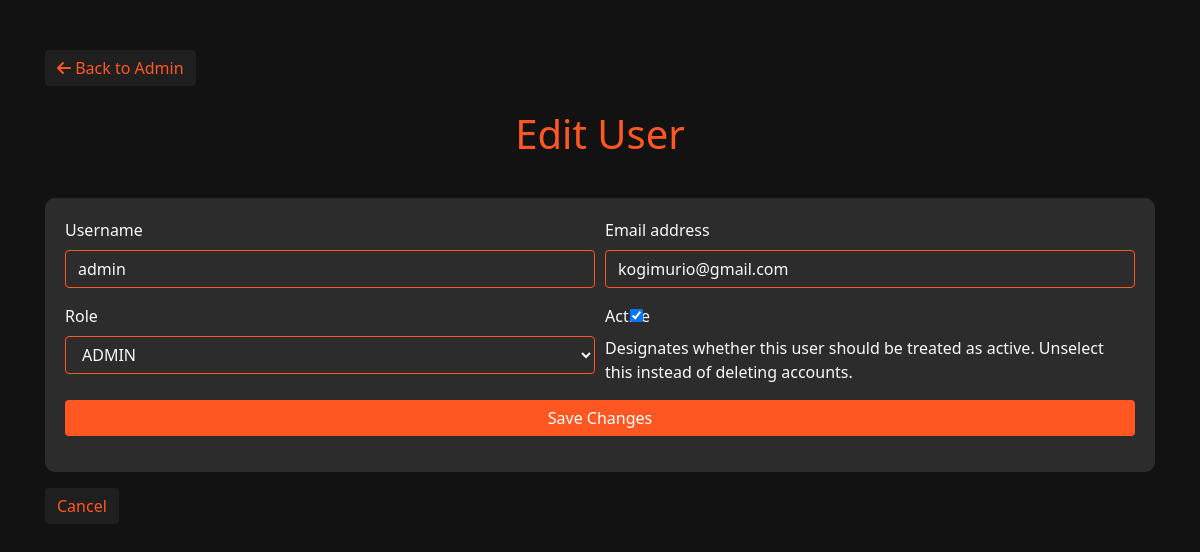
Screenshot of /user/1/edit/ with the database file from the repository.
### users/models.py (models this page shows)
class User(AbstractUser):
    ROLE_CHOICE = (
        ('GAMER', 'GAMER'),
        ('EMPLOYEE', 'EMPLOYEE'),
        ('ADMIN', 'ADMIN'),
    )
    role = models.CharField(max_length=20, choices=ROLE_CHOICE, default='GAMER')

### users/views.py (the view)
# urls.py: path('user/<int:user_id>/edit/', views.user_edit_view, name='user_edit'),
def user_edit_view(request, user_id):
    user = get_object_or_404(User, id=user_id)
    if request.method == 'POST':
        form = UserForm(request.POST, instance=user)
        if form.is_valid():
            form.save()
            return redirect('admin')
    else:
        form = UserForm(instance=user)
    return render(request, 'users/user_edit.html', {'form': form, 'user': user})

### users/forms.py
class UserForm(forms.ModelForm):
    class Meta:
        model = User
        fields = ['username', 'email', 'role', 'is_active']

### templates/users/user_edit.html (shortened to what this page needs)
<!DOCTYPE html>
<html lang="en">
<head>
    {% load widget_tweaks %}
    <link rel="stylesheet" href="https://stackpath.bootstrapcdn.com/bootstrap/4.5.2/css/bootstrap.min.css">
    <link rel="stylesheet" href="https://cdnjs.cloudflare.com/ajax/libs/font-awesome/6.0.0-beta3/css/all.min.css">
    <link rel="stylesheet" href="https://cdnjs.cloudflare.com/ajax/libs/bootstrap-datepicker/1.9.0/css/bootstrap-datepicker.min.css">
</head>
<body>
<div class="container">
    <a href="{% url 'admin' %}" class="btn btn-secondary mb-4">
        <i class="fas fa-arrow-left"></i> Back to Admin
    </a>
    <h1>Edit User</h1>
    <form method="post" style="background-color: #2c2c2c; padding: 20px; border-radius: 10px;">
        <div class="form-row">
            <div class="form-group col-md-6">
                <label for="id_username">Username</label>
                {{ form.username|add_class:"form-control" }}
            </div>
            <div class="form-group col-md-6">
                <label for="id_email">Email address</label>
                {{ form.email|add_class:"form-control" }}
            </div>
        </div>
        <div class="form-row">
            <div class="form-group col-md-6">
                <label for="id_role">Role</label>
                {{ form.role|add_class:"form-control" }}
            </div>
            <div class="form-group col-md-6">
                <label for="id_is_active">Active</label>
                {{ form.is_active|add_class:"form-check-input" }}
                <label class="form-check-label" for="id_is_active">Designates whether this user should be treated as active. Unselect this instead of deleting accounts.</label>
            </div>
        </div>
        <div class="form-group">
            <button type="submit" class="btn btn-primary btn-block">Save Changes</button>
        </div>
    </form>
    <a href="{% url 'admin' %}" class="btn btn-secondary mt-3">Cancel</a>
</div>
</body>
</html>

### templates/users/user_edit.html (style rules this page uses)
body { font-family: 'Segoe UI', Tahoma, Geneva, Verdana, sans-serif; background-color: #121212; color: #f8f9fa; }
.container { margin-top: 50px; margin-bottom: 50px; }
h1 { color: #ff5722; text-align: center; margin-bottom: 40px; }
.form-control { background-color: #2c2c2c; color: #f8f9fa; border: 1px solid #ff5722; }
.btn-primary { background-color: #ff5722; border: none; }
.btn-secondary { background-color: #1f1f1f; border: none; color: #ff5722; }
.form-group label { color: #f8f9fa; }

### rows the page displays
User: username "admin", email "kogimurio@gmail.com", role "ADMIN", is_active "☑"
